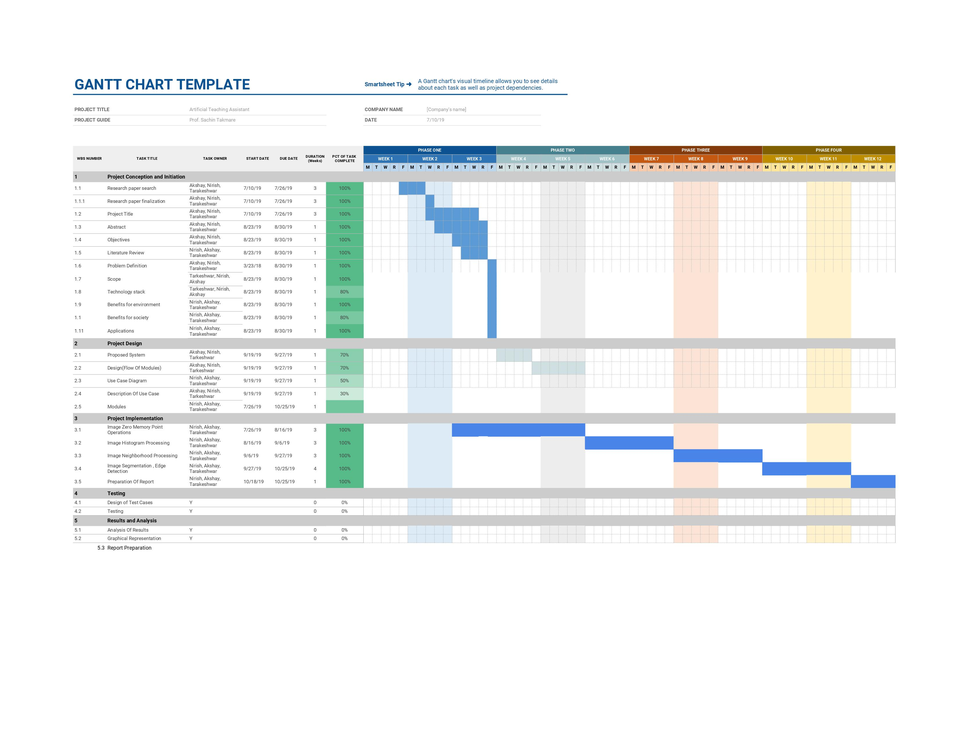
#> input picture Files/Gantt Chart.png, 956 x 738 px, shrunk from 3300 x 2550 before the run
$ python Histogram_Equalization_Grayscale_Short.py   (Python 2 division)
#> lines starting #> are read from the running program, lines starting #| are printed output that depends on the picture
import cv2
import numpy as np
import Tkinter
import tkFileDialog

#Take image path through Tkinter

Tkinter.Tk().withdraw()
in_path = tkFileDialog.askopenfilename()
#> the answer given: ../../Files/Gantt Chart.png

#RGB Image

img = cv2.imread(in_path)
#> img is the input picture: shape (738, 956, 3); mean B, G, R 242.6, 243.2, 241.4

print "RGB Image Shape is :",img.shape
#| RGB Image Shape is : (738, 956, 3)

while(1):

		cv2.imshow('RGB Image',img)

		c = cv2.waitKey(1)
#> (key Esc is pressed here)

		if c == 27:
			cv2.destroyAllWindows()
			break

#Converting RGB Image to Gray Scale Image

gray = cv2.cvtColor(img,cv2.COLOR_BGR2GRAY)
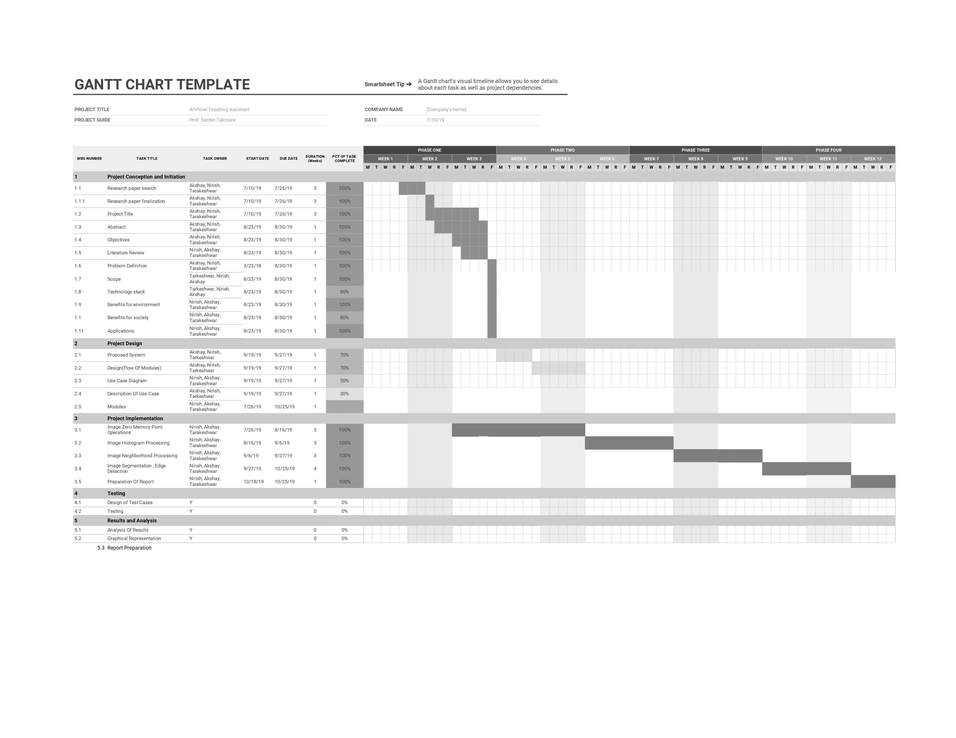
#> gray: shape (738, 956); min 15, max 255, mean 242.6

print "Gray Scale Image Shape is :",gray.shape
#| Gray Scale Image Shape is : (738, 956)

while(1):

		cv2.imshow('Gray Scale Image',gray)

		c = cv2.waitKey(1)
#> (key Esc is pressed here)

		if c == 27:
			cv2.destroyAllWindows()
			break

#Getting the shape of the image

shape_tuple=gray.shape
#> shape_tuple = (738, 956)
rows=shape_tuple[0]
#> rows = 738
columns=shape_tuple[1]
#> columns = 956

#Performing Histogram Equalization of the Image

gray_levels=[i for i in range(0,256)]
no_of_pixels=[0 for i in range(0,256)]

for i in range(0,rows):

	for j in range(0,columns):

		no_of_pixels[gray[i,j]]=no_of_pixels[gray[i,j]]+1
#> after the loop, no_of_pixels = 256 values, max 491334 at index 255, min 0 at index 0, mean 2756

#Probability Density Function (PDF)

total_no_of_pixels=rows*columns
#> total_no_of_pixels = 705528

probability_distribution_function=[0.0 for i in range(0,256)]
#> probability_distribution_function = 256 values from 0 to 0

for i in range(0,256):

	probability_distribution_function[i]=float(no_of_pixels[i])/total_no_of_pixels
#> after the loop, probability_distribution_function = 256 values, max 0.696 at index 255, min 0 at index 0, mean 0.00391

#Cumulative Distribution Function (CDF)

cumulative_distribution_function=[0.0 for i in range(256)]

cumulative_distribution_function[0]=probability_distribution_function[0]

for i in range(1,256):

	cumulative_distribution_function[i]=cumulative_distribution_function[i-1]+probability_distribution_function[i]
#> after the loop, cumulative_distribution_function = 256 values from 0 to 1

#Multiply the CDF value by the maximum gray level value

equalize=[0.0 for i in range(0,256)]

for i in range(0,256):

	equalize[i]=cumulative_distribution_function[i]*255
#> after the loop, equalize = 256 values from 0 to 255

#Round off to the nearest gray level

rounding_off=[0 for i in range(0,256)]

for i in range(0,256):

	rounding_off[i]=int(round(equalize[i]))
#> after the loop, rounding_off = 256 values from 0 to 255

#Generate the Equalized Histogram Image

output = np.zeros((rows,columns),np.uint8)

for i in range(0,rows):

	for j in range(0,columns):

		output[i,j]=rounding_off[gray[i,j]]
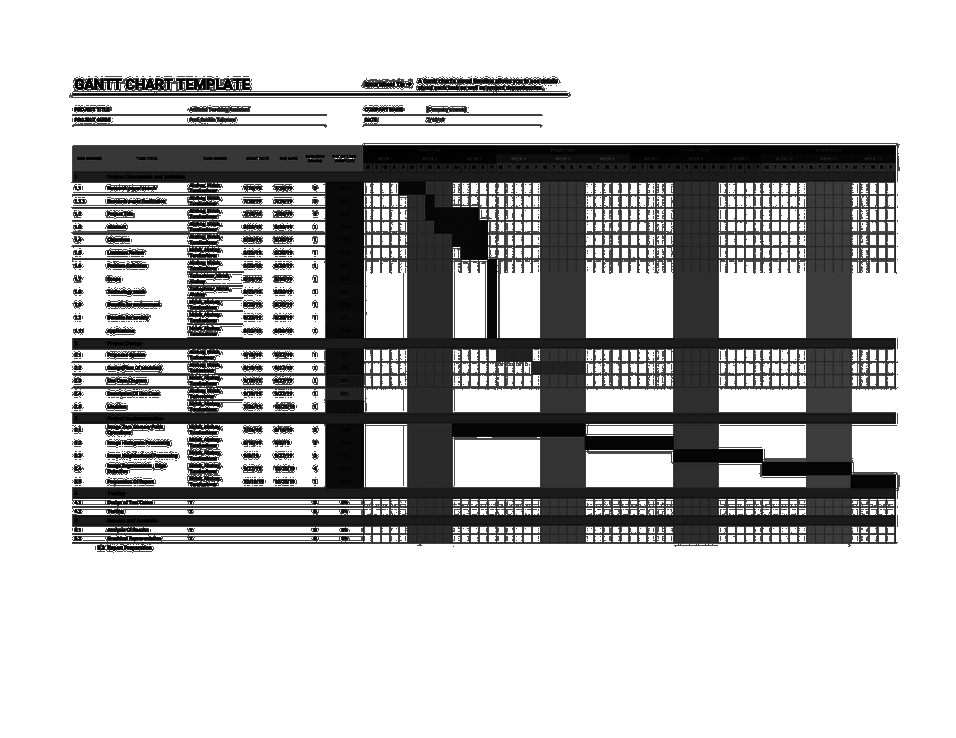
#> output: shape (738, 956); min 0, max 255, mean 189.8

#Displyaing Histogram Equalized Image

while(1):

		cv2.imshow('Histogram Equalization Image',output)

		c = cv2.waitKey(1)
#> (key Esc is pressed here)

		if c == 27:
			cv2.destroyAllWindows()
			break

#Saving Histogram Equalized Image

Tkinter.Tk().withdraw()
out_path = tkFileDialog.asksaveasfilename()

cv2.imwrite(out_path,output)
